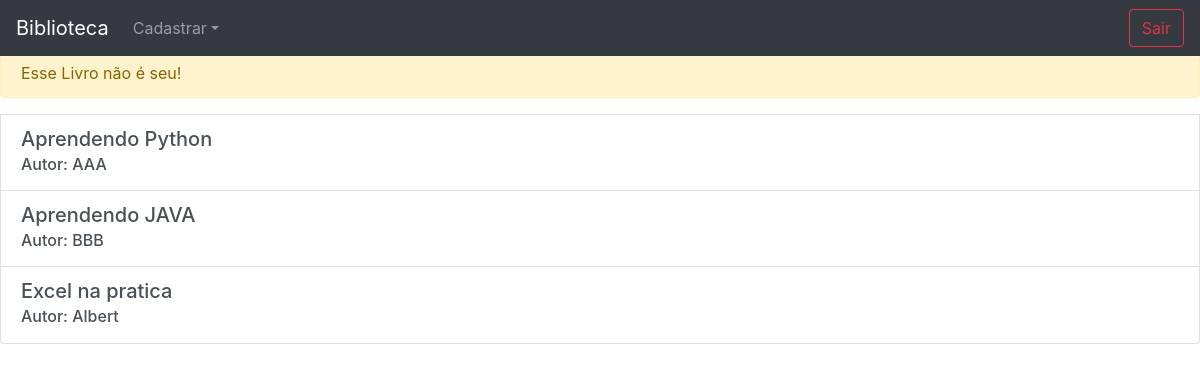
Screenshot of /home/?status=1 (signed in) with the database file from the repository.
### livro/models.py (models this page shows, shortened)
class Livro(models.Model):
    nome_livro = models.CharField(max_length=50)
    autor = models.CharField(max_length=50)
    co_autor = models.CharField(max_length=50, blank=True, null=True)
    categoria = models.ForeignKey(Categoria, on_delete=models.DO_NOTHING)
    data_cadastro = models.DateField(default=date.today)
    usuario = models.ForeignKey(Usuario, on_delete=models.DO_NOTHING)

### livro/views.py (the view)
# urls.py: 2. Add a URL to urlpatterns:  path('', views.home, name='home')
def home(request):
    if request.session.get('usuario'):
        livros = Livro.objects.filter(usuario=request.session.get('usuario'))
        status = request.GET.get('status')
        return render(request, 'home.html', {'livros':livros,
                                             'status':status,
                                             'usuario_logado':request.session.get('usuario'),})
    else:
        return redirect('/auth/login/')

### livro/templates/home.html (shortened to what this page needs)
{% extends 'base.html' %}
{% block body %}
    <div class="list-group">
        {%if status == '1' %}
            <div class="alert alert-warning" role="alert">
                Esse Livro não é seu!
            </div>
        {% endif%}
        {% for livro in livros %}
            <a href="{% url 'ver_livro' livro.id %}" class="list-group-item list-group-item-action flex-column align-items-start">
                <div class="d-flex w-100 justify-content-between">
                    <h5 class="mb-1">{{livro.nome_livro}}</h5>
                </div>
                <h6 class="mb-1">Autor: {{livro.autor}}</h6>
            </a>
        {% endfor %}
    </div>
{% endblock %}

### rows the page displays
Livro: nome_livro "Aprendendo Python", autor "AAA"
Livro: nome_livro "Aprendendo JAVA", autor "BBB"
Livro: nome_livro "Excel na pratica", autor "Albert"
